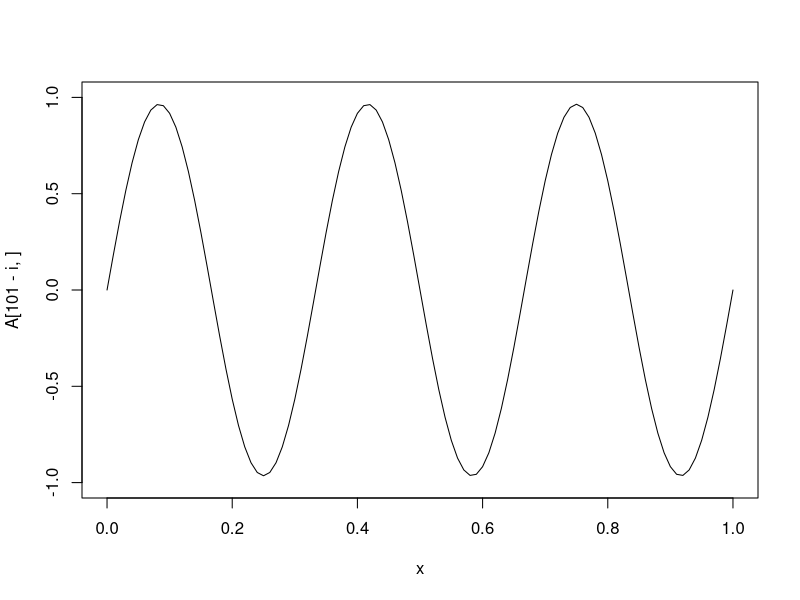
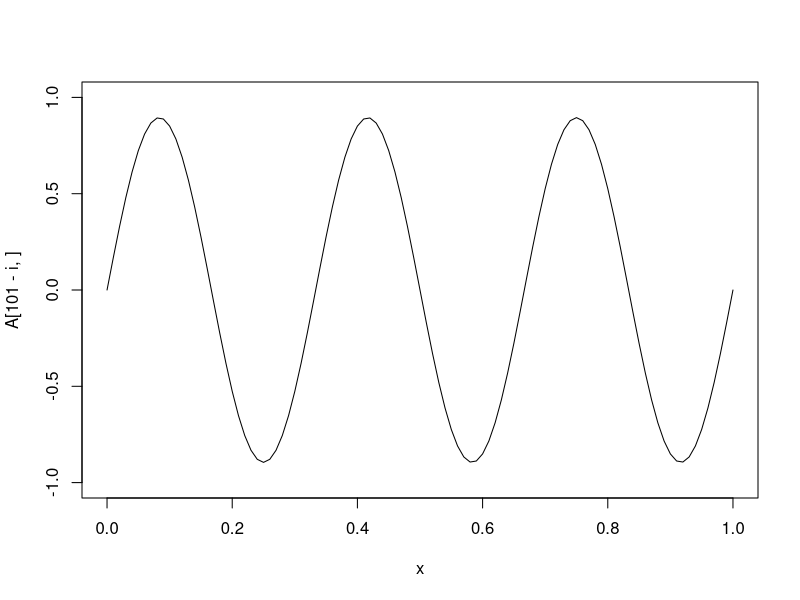
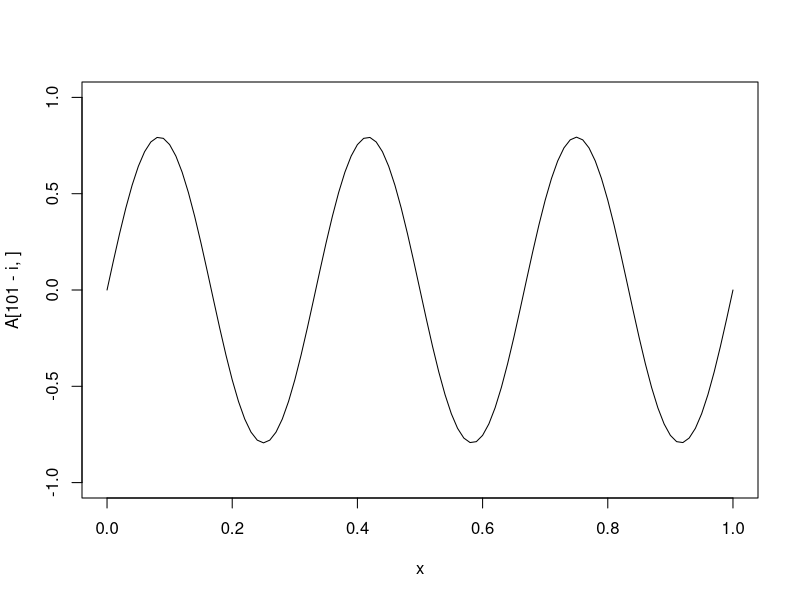
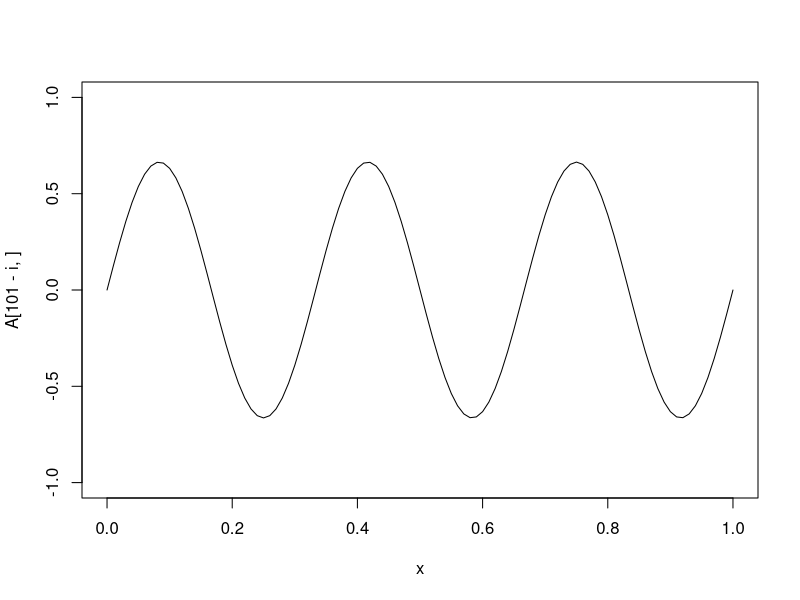
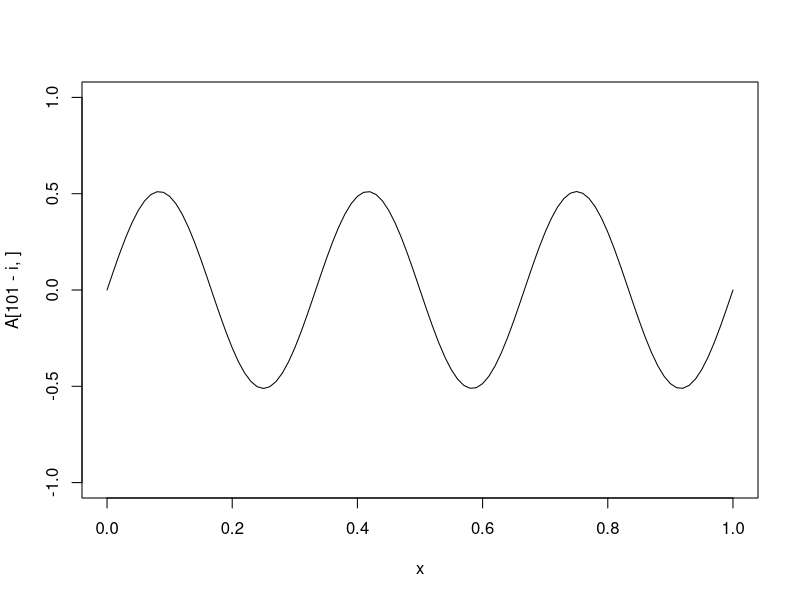
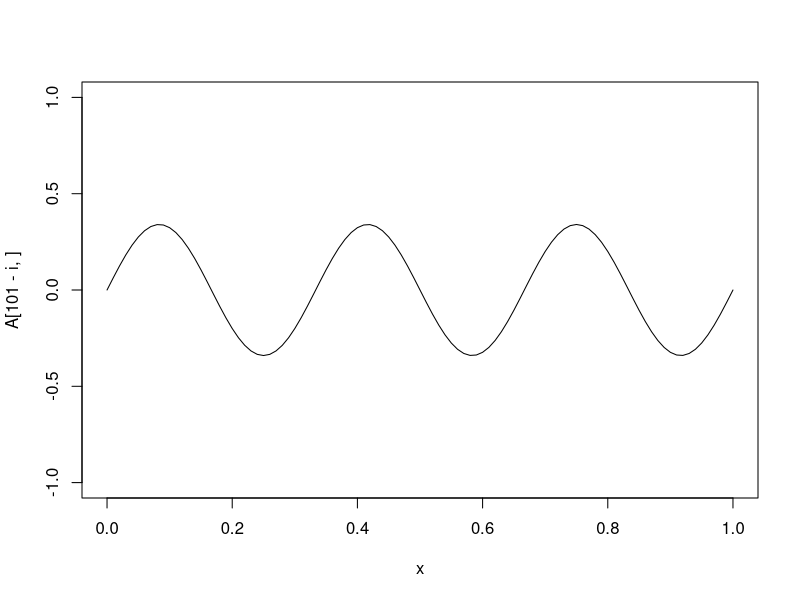
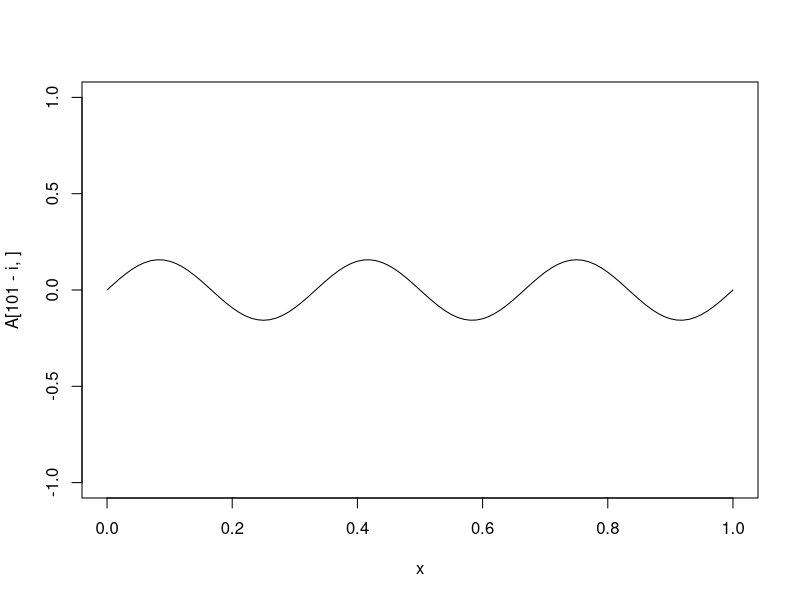
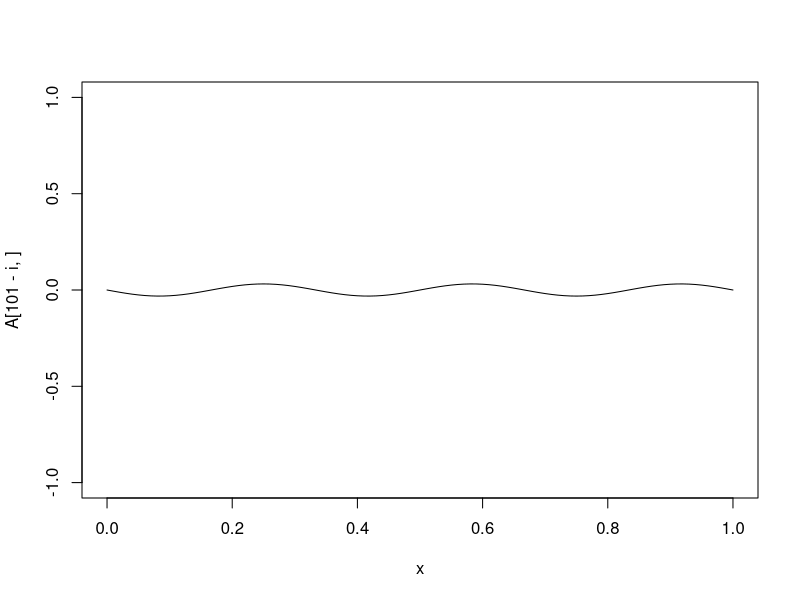

Write the R code that produced these figures, in order. (Note: this script raises an error after producing the figures.)
#wave equation u_tt=u_xx
#initial conditions: x:[0,1];y:[0,1]
#u(x,0)=sin(pix),u_t(x,0)=0,u(0,t)=0,u(1,t)=0
#dx=0.1,dt=0.1
dx=0.01
dt=0.01
x=seq(from=0,to=1,by=0.01)
t=seq(from=0,t=1,by=0.01)
A=matrix(NA,nrow=101,ncol=101)
A[1,]=sin(6*pi*x)
A[,1]=0
A[,101]=0
#second row: utilize u_t(x,0) condition
for(j in 1:101){
  A[2,j]=A[1,j]+dt*0
}
for (i in 3:101){
  for (j in 2:100){
    A[i,j]=A[i-1,j-1]+A[i-1,j+1]-A[i-2,j]
  }
}
for(i in 1:101){
  plot(x,A[101-i,],xlim=c(0,1),ylim=c(-1,1),type='l')
}

#this wave equation only applies for the situation when dx=dt
wave.equation=function(xm,xM,tm,tM,dx,dt,fi,fi.prime){
  x=seq(from=xm,to=xM,by=dx)
  t=seq(from=tm,to=tM,by=dt)
  ncols=length(x)
  nrows=length(t)
  A=matrix(NA,nrow=nrows,ncol=ncols)
  A[1,]=fi(x)
  A[,1]=0
  A[,ncols]=0
  #initialize second row using u_t 
  for(j in 1:101){
    A[2,j]=A[1,j]+dt*fi.prime(x[j])
  }
  for (i in 3:101){
    for (j in 2:100){
      A[i,j]=A[i-1,j-1]+A[i-1,j+1]-A[i-2,j]
    }
  }
  print(A)
  for(i in 1:nrows){
    plot(x,A[nrows-i,],xlim=c(xm,xM),ylim=c(-1,1),type='l')
  }
}